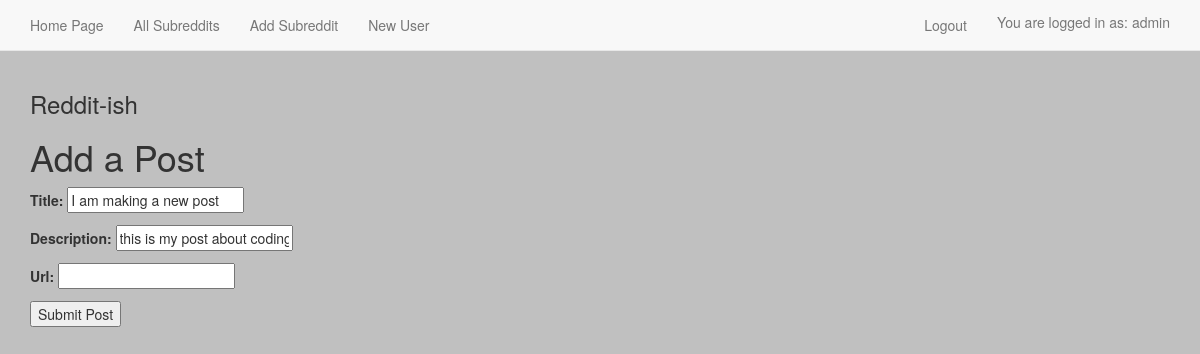
/post/57/update_post/ (signed in), run on the app's committed database.
### reddit_app/models.py (models this page shows, shortened)
class Post(models.Model):
    title = models.CharField(max_length=175)
    description = models.CharField(max_length=255)
    url = models.URLField(null=True, blank=True)
    creation_time = models.DateTimeField(auto_now_add=True)
    modification_time = models.DateTimeField(auto_now=True)
    subreddit = models.ForeignKey(Subreddit)
    user = models.ForeignKey(User)
    class Meta:
        ordering = ("-creation_time",)

### reddit_app/views.py (the view, shortened to what this page needs)
# urls.py: url(r'^post/(?P<pk>\d+)/update_post/$', PostUpdateView.as_view(), name='post_update_view'),
class PostUpdateView(UpdateView):
    model = Post
    fields = ('title', 'description', 'url')
    def get_queryset(self):
        return Post.objects.filter(user=self.request.user)

### templates/reddit_app/post_form.html (shortened to what this page needs)
{% extends 'base.html' %}
{% block content %}
    <h1>Add a Post</h1>
    <form class="" action="" method="post">
        {{ form.as_p }}
        <input type="submit" name="" value="Submit Post">
    </form>
{% endblock %}

### templates/base.html (shortened to what this page needs)
{% load staticfiles %}
<!DOCTYPE html>
<html>
    <head>
        <link rel="stylesheet" href="{% static 'css/bootstrap.css' %}" media="screen" title="no title">
    </head>
    <body>
            <nav class="navbar navbar-default navbar-static-top">
              <div class="container-fluid">
                <ul class='nav navbar-nav'>
                  <li><a href="{% url 'index_view' %}">Home Page</a></li>
                  <li><a href="{% url 'subreddit_view' %}">All Subreddits</a></li>
                  <li><a href="{% url 'subreddit_create_view' %}">Add Subreddit</a></li>
                  <li><a href="{% url 'user_create_view' %}">New User</a></li>
                </ul>
                <ul class="nav navbar-nav pull-right">
                {% if not request.user.is_authenticated %}
                  <li><a href="{% url 'login' %}">Login</a></li>
                {% else %}
                  <li><a href="{% url 'logout' %}?next={% url 'subreddit_view' %}">Logout</a></li>
                  <li class="clearfix"><h5 class="pull-right navbar-text">You are logged in as: {{ request.user }}</h5></li>
                {% endif %}
              </ul>
              </div>
            </nav>
        <div class="container">
          <h3>Reddit-ish</h3>
            {% block content %}
            {% endblock %}
        </div>
    </body>
</html>

### templates/base.html (style rules this page uses)
body { background-color: silver; }

### data on the page
Post: title "I am making a new post", description "this is my post about coding"

### other printed values
{{ request.user }} "admin"
